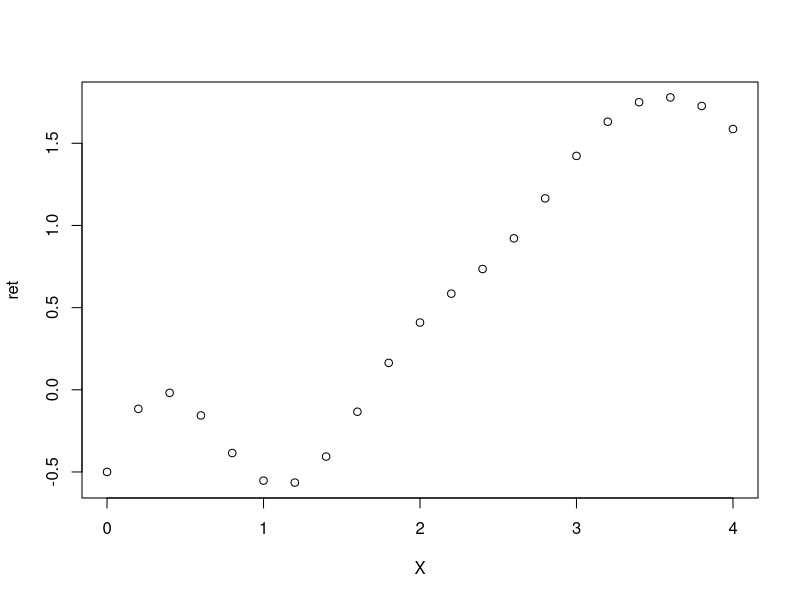

Source code (R):
# > Rscript gaussian-process/main.r
library(MASS)
library(kernlab)
library(purrr)

# https://rdrr.io/cran/kernlab/man/kernelMatrix.html
# http://www.kana-lab.c.titech.ac.jp/lecture/lec_2018_osaka/note_01-kernelRegression.pdf

# rbfdot <- function(x1, x2, th1 = 1, th2 = 1) {
#   dis <- abs(x1 - x2)
#   ret <- th1 / th2 * exp(-dis**2)
#   return(ret)
# }
X <- seq(from = 0, to = 4, by = 0.2)
gram_mat <- kernelMatrix(rbfdot(sigma = 1), X) # グラム行列
# 平均0 のガウス過程だから、観測データ（本書3.17ではy）のMVRの平均mu=0 にセット
ret <- mvrnorm(n = 1, rep(0, length(X)), gram_mat) # 多変量ガウス分布からのサンプリング
# 曲線は滑らかになる. 曲線の形は毎回変わるが、近いX に対しては共分散行列も大きいためy の値も近くなる
plot(X, ret)
